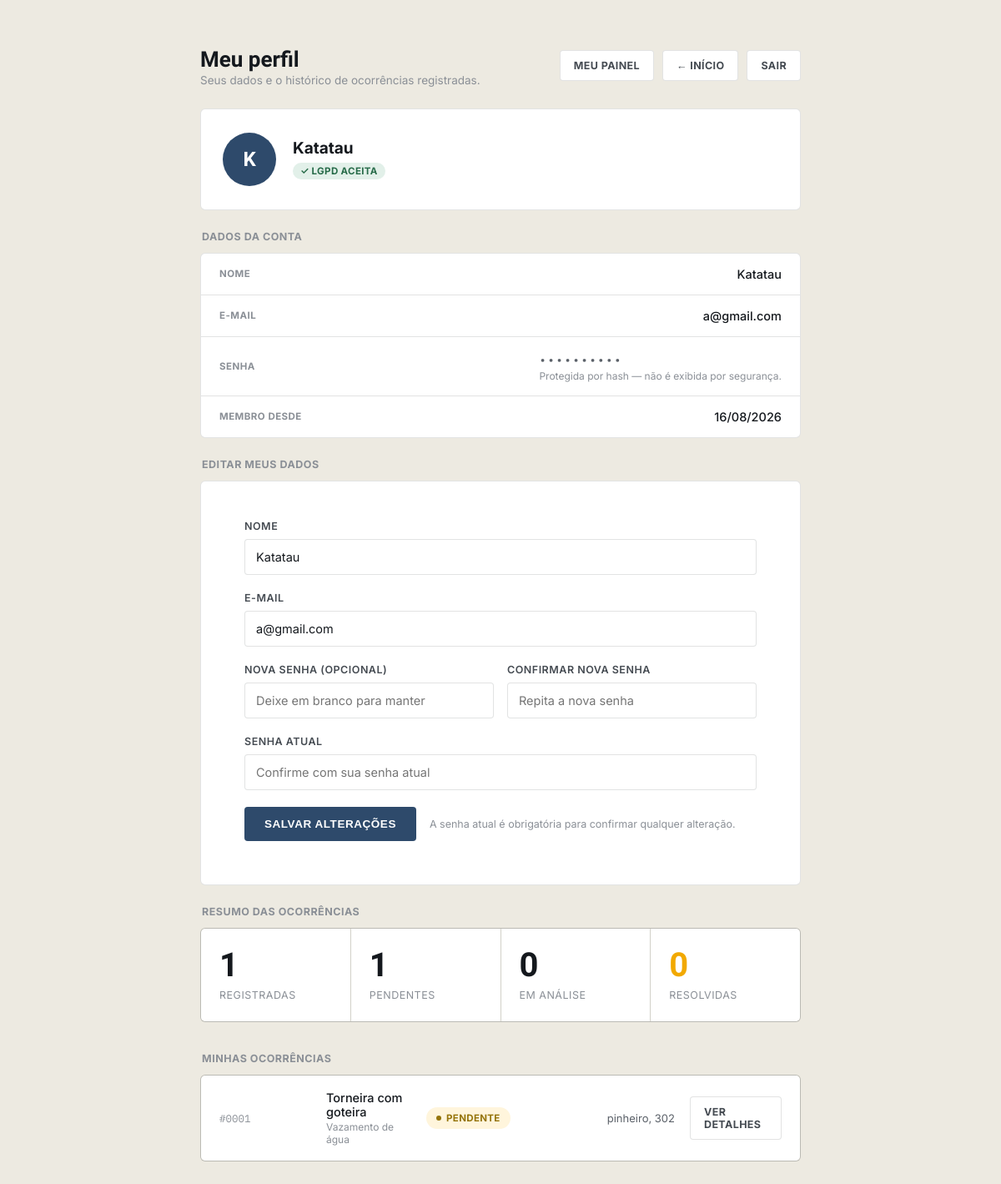
Before: /php/perfil.php (signed in) with the older database file.
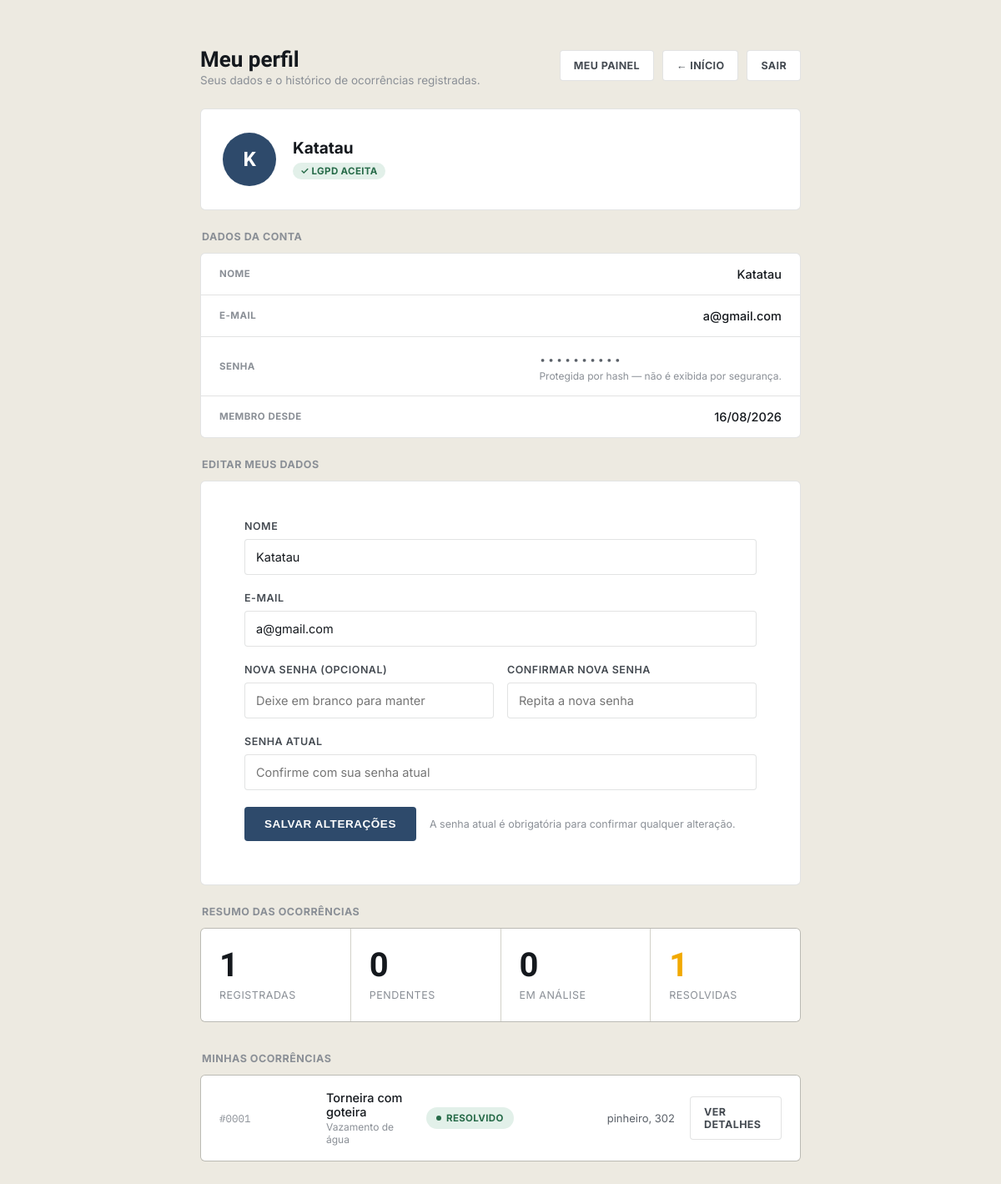
After: the same page with the newer database file.
### tables this page shows
CREATE TABLE `ocorrencias` (
  `id` int(11) NOT NULL,
  `usuario_id` int(11) NOT NULL,
  `categoria` varchar(80) NOT NULL,
  `bairro` varchar(120) NOT NULL,
  `endereco` varchar(200) NOT NULL,
  `descricao` text NOT NULL,
  `foto_path` varchar(255) DEFAULT NULL,
  `status` enum('pendente','em_analise','resolvido') NOT NULL DEFAULT 'pendente',
  `recado_adm` text DEFAULT NULL,
  `recado_atualizado_em` datetime DEFAULT NULL,
  `criado_em` datetime NOT NULL DEFAULT current_timestamp()
);

### php/perfil.php (the view, shortened to what the changed rows need)
<?php
require __DIR__ . '/config.php';
$ehAdmin = (isset($_SESSION['tipo']) ? $_SESSION['tipo'] : 'cidadao') === 'admin';
if ($ehAdmin) {
    $ocorrencias = [];
    $total = $pendentes = $emAnalise = $resolvidas = 0;
} else {
    $stmt = $pdo->prepare('SELECT id, categoria, bairro, endereco, descricao, status, criado_em FROM ocorrencias WHERE usuario_id = ? ORDER BY criado_em DESC');
    $stmt->execute([$_SESSION['usuario_id']]);
    $ocorrencias = $stmt->fetchAll();
    $total      = count($ocorrencias);
    $pendentes  = 0;
    $emAnalise  = 0;
    $resolvidas = 0;
    foreach ($ocorrencias as $o) {
        if ($o['status'] === 'pendente')   $pendentes++;
        if ($o['status'] === 'resolvido')  $resolvidas++;
    }
}
$statusInfo = [
    'pendente'    => ['label' => 'Pendente',    'classe' => 'pendente'],
    'em_analise'  => ['label' => 'Em análise',  'classe' => 'analise'],
    'resolvido'   => ['label' => 'Resolvido',   'classe' => 'resolvido'],
];
?>
<!DOCTYPE html>
<html lang="pt-BR">
<head>
<link rel="stylesheet" href="../style.css">
</head>
<body style="background:var(--concrete);">
<div class="perfil-wrap">
  <div class="perfil-top">
    <div>
      <h1>Meu perfil</h1>
    </div>
  </div>
  <?php if (!$ehAdmin): ?>
  <div class="section-label">Resumo das ocorrências</div>
  <div class="stats-grid">
    <div class="stat">
      <div class="num"><?= $total ?></div>
      <div class="label">Registradas</div>
    </div>
    <div class="stat">
      <div class="num"><?= $pendentes ?></div>
      <div class="label">Pendentes</div>
    </div>
    <div class="stat">
      <div class="num"><?= $emAnalise ?></div>
      <div class="label">Em análise</div>
    </div>
    <div class="stat accent">
      <div class="num"><?= $resolvidas ?></div>
      <div class="label">Resolvidas</div>
    </div>
  </div>
  <div class="section-label">Minhas ocorrências</div>
  <?php if (empty($ocorrencias)): ?>
    <div class="empty-state">
      Você ainda não registrou nenhuma ocorrência.
      <br><a href="Registrar.php" style="color:var(--municipal); font-weight:700;">Registrar a primeira</a>
    </div>
  <?php else: ?>
    <div class="card-list">
      <?php foreach ($ocorrencias as $o): ?>
        <?php $info = $statusInfo[$o['status']]; ?>
        <div class="occ-card">
          <span class="proto-id mono">#<?= str_pad($o['id'], 4, '0', STR_PAD_LEFT) ?></span>
          <span class="desc"><?= htmlspecialchars($o['descricao']) ?><span class="cat"><?= htmlspecialchars($o['categoria']) ?></span></span>
          <span class="pill <?= $info['classe'] ?>"><?= $info['label'] ?></span>
          <span class="bairro"><?= htmlspecialchars($o['endereco']) ?></span>
          <a class="btn-line" style="justify-self:end;" href="ocorrencia.php?id=<?= $o['id'] ?>">Ver detalhes</a>
        </div>
      <?php endforeach; ?>
    </div>
  <?php endif; ?>
  <?php endif; ?>
</div>
</body>
</html>

Changed rows visible on the page:
changed ocorrencias "Torneira com goteira": status "PENDENTE" → "RESOLVIDO"
Other visible differences:
$pendentes: "1" → "0"
$resolvidas: "0" → "1"
